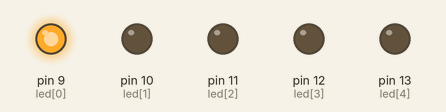
The sketch below on a simulated Arduino Uno, built with avr-gcc and run on an emulated ATmega328P. On the bench: output pins drawn as LEDs (lit = HIGH).

Above: at 0.2 s.
At 1.2 s:
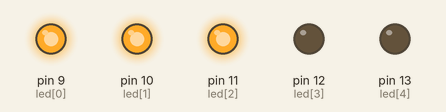
At 1.7 s:
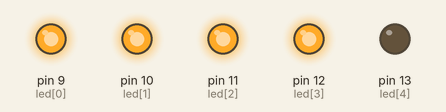
At 2.2 s:
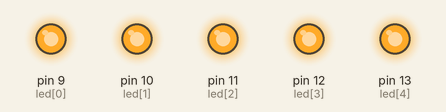
At 3.7 s:
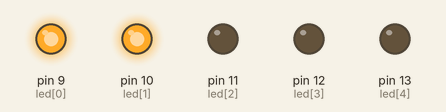
At 5.7 s:
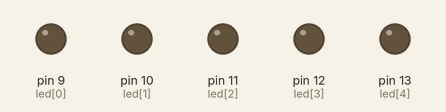
Timing chart, 0 to 6.9 s (numbered marks = the images above):
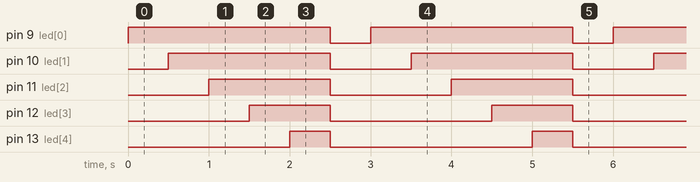

The sketch:

array_act_1.ino
```cpp
// C++ code

int led[] = {9,10,11,12,13};  // Set the individual LED to connect from pins  9 to 13
int count = 5;      // declare variable count and initialize value as 5

void setup()
{
  for(int x = 0; x < count; x++){ //  creates a loop when x is less than count then x will increase by 1
    pinMode(led[x], OUTPUT);    // Define each LED as output
  }
}

void loop()
{
  for( int x = 0; x < count; x++){  // Creates a loop when x is less than count then x will increase by 1
    //on right to left
    digitalWrite(led[x], HIGH); //  Turns on the LED of variable x when the condition above is met
    delay(500);     // a 500 milli second interval is applied
  }

  for( int x = 0; x < count; x++){
    //off
    digitalWrite(led[x], LOW);  //  Turns off the LED of variable x when the condition above is met
  }
  delay(500);     // a 500 milli second interval is applied
}
```

Measured:
- by itself, pin 9 (led[0]): alternates HIGH for 2.5 s and LOW for 0.50 s
- by itself, pin 10 (led[1]): alternates HIGH for 2.0 s and LOW for 1.0 s
- by itself, pin 11 (led[2]): alternates HIGH for 1.5 s and LOW for 1.5 s
- by itself, pin 12 (led[3]): alternates HIGH for 1.0 s and LOW for 2.0 s
- by itself, pin 13 (led[4]): alternates HIGH for 0.50 s and LOW for 2.5 s
